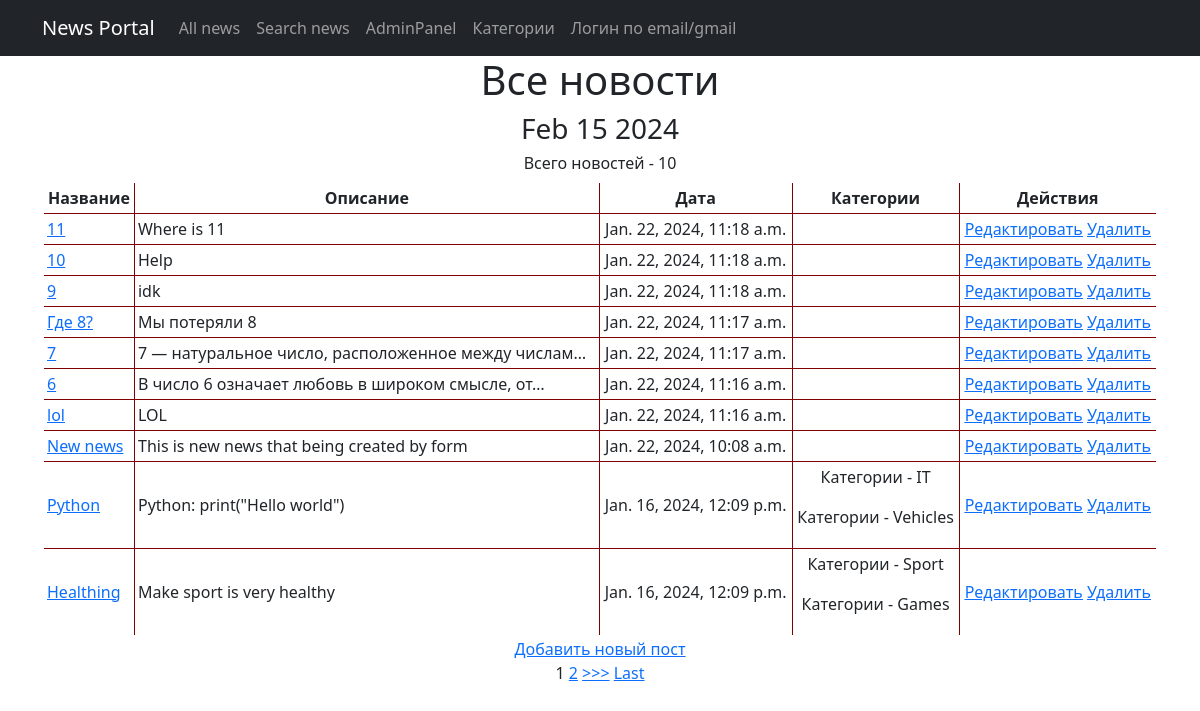
Before: /news/ with the older database file.
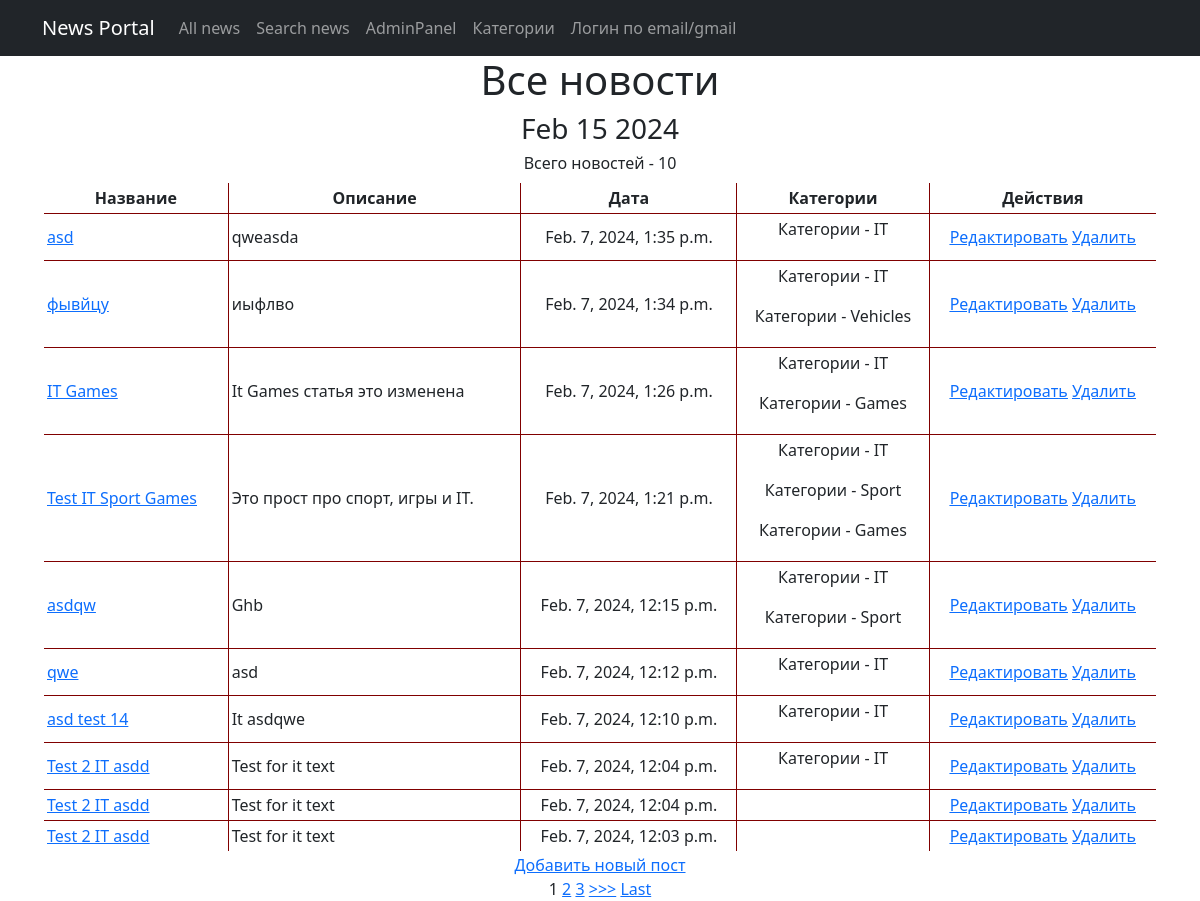
After: the same page with the newer database file.
### NewsPortal/models.py (models this page shows, shortened)
class Post (models.Model):
    author = models.ForeignKey(Author, on_delete=models.CASCADE)
    NEWS = 'NW'
    ARTICLE = 'AR'
    CATEGORY_CHOICES = (
        (NEWS, 'Новость'),
        (ARTICLE, 'Статья'),
    )
    categoryType = models.CharField(max_length=2, choices=CATEGORY_CHOICES, default=ARTICLE)
    dateCreation = models.DateTimeField(auto_now_add=True)
    postCategory = models.ManyToManyField(Category, through='PostCategory')
    title = models.CharField(max_length=128)
    text = models.TextField()
    rating = models.SmallIntegerField(default=0)

class Category(models.Model):
    name = models.CharField(max_length=64, unique=True)
    subscribers = models.ManyToManyField(User, related_name = 'member')
    def __str__(self):
        return f'{self.name}'

### NewsPortal/views.py (the view)
# urls.py: path('', PostsList.as_view()),
class PostsList(ListView):
    model = Post
    template_name = 'news.html'
    context_object_name = 'news'
    queryset = Post.objects.order_by('-dateCreation')
    paginate_by = 10
    def get_context_data(self, **kwargs):
        context = super().get_context_data(**kwargs)
        context['time_now'] = datetime.utcnow()
        context['value1'] = None
        context['filter'] = PostFilter(self.request.GET, queryset=self.get_queryset())
        context['authors'] = Author.objects.all()
        context['form'] = PostForm()
        return context

### NewsPortal/templatetags/custom_filters.py (called while the page is built)
@register.filter(name='Censor')
def Censor(value):
    Banned_List = ['idiot', 'stupid', 'donkey', 'Stupid']
    sentence = value.split()
    for i in Banned_List:
        for words in sentence:
            if i in words:
                pos = sentence.index(words)
                sentence.remove(words)
                sentence.insert(pos, '*' * len(i))
    return " ".join(sentence)

### templates/news.html (shortened to what this page needs)
{% extends 'flatpages/default.html' %}
{% load custom_filters %}
{% block content %}
    <h1>Все новости</h1>
    <h3>{{ time_now|date:'M d Y' }}</h3>
    <h6>Всего новостей - {{ news | length }}</h6>
    {% if news %}
        <table class="col-lg-12 text-center">
            <tr>
                <td>
                    <b>Название</b>
                </td>
                <td>
                    <b>Описание</b>
                </td>
                <td>
                    <b>Дата</b>
                </td>
				<td>
                    <b>Категории</b>
                </td>
				<td>
                    <b>Действия</b>
                </td>
            </tr>
        {% for new in news %}
            <tr>
                <td style="text-align: left">
                     <a href="{% url 'post_detail' new.id %}">{{ new.title | Censor }}</a>
                </td>
                <td style="text-align: left">
                    {{ new.text | truncatechars:50 | Censor }}
                </td>
                <td style="text-align: center">
                    {{ new.dateCreation }}
                </td>
				<td>
					{% for a in new.postCategory.all %}
						<p> Категории - {{ a }}</p>
					{% endfor %}
				</td>
				<td style="text-align: center">
					<a href="{% url 'post_update' new.id %}"><u>Редактировать</u></a>
                    <a href="{% url 'post_delete' new.id %}"><u> Удалить </u></a>
				</td>
			</tr>
        {% endfor %}
        </table>
    {% else %}
        <h2>Новостей нет!</h2>
    {% endif %}
<a href="{% url 'post_create' %}">Добавить новый пост</a> <br>
{% if is_paginated %}
    {% for num in page_obj.paginator.page_range %}
        {% if page_obj.number == num %}
            <a>{{ num }}</a>
        {% elif num > page_obj.number|add:'-3' and num < page_obj.number|add:'3' %}
            <a href="?page={{ num }}">{{ num }}</a>
        {% endif %}
    {% endfor %}
    {% if page_obj.has_next %}
        <a href="?page={{ page_obj.next_page_number }}">>>></a>
        <a href="?page={{ page_obj.paginator.num_pages }}">Last</a>
    {% endif %}
{% endif %}
{% endblock content %}

Changed rows visible on the page:
no longer on this page (row unchanged): Post: title|Censor "11", text|Censor "Where is 11", dateCreation "Jan. 22, 2024, 11:18 a.m."
no longer on this page (row unchanged): Post: title|Censor "10", text|Censor "Help", dateCreation "Jan. 22, 2024, 11:18 a.m."
no longer on this page (row unchanged): Post: title|Censor "9", text|Censor "idk", dateCreation "Jan. 22, 2024, 11:18 a.m."
no longer on this page (row unchanged): Post: title|Censor "Где 8?", text|Censor "Мы потеряли 8", dateCreation "Jan. 22, 2024, 11:17 a.m."
no longer on this page (row unchanged): Post: title|Censor "7", text|Censor "7 — натуральное число, расположенное между числам…", dateCreation "Jan. 22, 2024, 11:17 a.m."
no longer on this page (row unchanged): Post: title|Censor "6", text|Censor "В число 6 означает любовь в широком смысле, от…", dateCreation "Jan. 22, 2024, 11:16 a.m."
no longer on this page (row unchanged): Post: title|Censor "lol", text|Censor "LOL", dateCreation "Jan. 22, 2024, 11:16 a.m."
no longer on this page (row unchanged): Post: title|Censor "New news", text|Censor "This is new news that being created by form", dateCreation "Jan. 22, 2024, 10:08 a.m."
no longer on this page (row unchanged): Post: title|Censor "Python", text|Censor "Python: print(\"Hello world\")", dateCreation "Jan. 16, 2024, 12:09 p.m.", Category (name "IT"), Category (name "Vehicles")
no longer on this page (row unchanged): Post: title|Censor "Healthing", text|Censor "Make sport is very healthy", dateCreation "Jan. 16, 2024, 12:09 p.m.", Category (name "Sport"), Category (name "Games")
added Post: title|Censor "asd", text|Censor "qweasda", dateCreation "Feb. 7, 2024, 1:35 p.m.", Category (name "IT")
added Post: title|Censor "фывйцу", text|Censor "иыфлво", dateCreation "Feb. 7, 2024, 1:34 p.m.", Category (name "IT"), Category (name "Vehicles")
added Post: title|Censor "IT Games", text|Censor "It Games статья это изменена", dateCreation "Feb. 7, 2024, 1:26 p.m.", Category (name "IT"), Category (name "Games")
added Post: title|Censor "Test IT Sport Games", text|Censor "Это прост про спорт, игры и IT.", dateCreation "Feb. 7, 2024, 1:21 p.m.", Category (name "IT"), Category (name "Sport"), Category (name "Games")
added Post: title|Censor "asdqw", text|Censor "Ghb", dateCreation "Feb. 7, 2024, 12:15 p.m.", Category (name "IT"), Category (name "Sport")
added Post: title|Censor "qwe", text|Censor "asd", dateCreation "Feb. 7, 2024, 12:12 p.m.", Category (name "IT")
added Post: title|Censor "asd test 14", text|Censor "It asdqwe", dateCreation "Feb. 7, 2024, 12:10 p.m.", Category (name "IT")
added Post: title|Censor "Test 2 IT asdd", text|Censor "Test for it text", dateCreation "Feb. 7, 2024, 12:04 p.m.", Category (name "IT")
added Post: title|Censor "Test 2 IT asdd", text|Censor "Test for it text", dateCreation "Feb. 7, 2024, 12:04 p.m."
added Post: title|Censor "Test 2 IT asdd", text|Censor "Test for it text", dateCreation "Feb. 7, 2024, 12:03 p.m."
Other visible differences:
new list line: "3"
